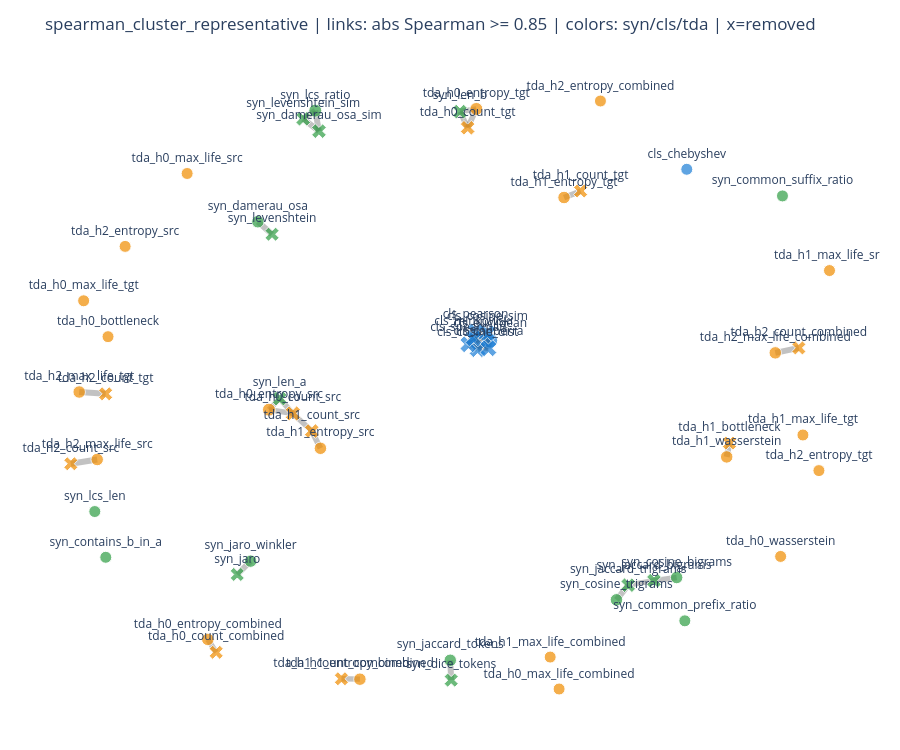

Notebook code for this chart:
### Markdown cell above
## 7. Methode E - Hierarchical clustering sur distance `1 - abs(Spearman)`

Principe: grouper les features correlees, puis garder dans chaque cluster la feature la plus pertinente selon MI avec le label.

### Code cell
def cluster_representatives(corr_df, relevance_df, threshold):
    features = list(corr_df.columns)
    dist = 1.0 - corr_df.abs().clip(0, 1)
    np.fill_diagonal(dist.values, 0.0)
    condensed = squareform(dist.values, checks=False)
    Z = linkage(condensed, method='average')
    # distance cutoff = 1 - corr threshold
    labels = fcluster(Z, t=1.0 - threshold, criterion='distance')
    rel = dict(zip(relevance_df['feature'], relevance_df['mi_target']))
    selected = []
    cluster_rows = []
    for cluster_id in sorted(set(labels)):
        members = [f for f, lab in zip(features, labels) if lab == cluster_id]
        best = sorted(members, key=lambda f: rel.get(f, 0.0), reverse=True)[0]
        selected.append(best)
        cluster_rows.append({'cluster_id': cluster_id, 'representative': best, 'n_members': len(members), 'members': ' | '.join(members)})
    selected = sorted(selected, key=lambda f: rel.get(f, 0.0), reverse=True)
    return selected, pd.DataFrame(cluster_rows).sort_values('n_members', ascending=False)

cluster_grid = []
cluster_details = {}
for th in CORR_THRESHOLDS:
    selected, details = cluster_representatives(spearman_corr, relevance_df, threshold=th)
    res = summarize_selection('spearman_cluster_representative', {'threshold': th, 'linkage': 'average'}, selected)
    all_results.append(res)
    cluster_details[th] = details
    cluster_grid.append({
        'threshold': th,
        'n_selected': res['n_selected'],
        'n_removed': res['n_removed'],
        'selected': ' | '.join(res['selected']),
    })

cluster_grid_df = pd.DataFrame(cluster_grid)
display(cluster_grid_df)

chosen_threshold = 0.85
display(cluster_details[chosen_threshold])
chosen = [r for r in all_results if r['method'] == 'spearman_cluster_representative' and r['hyperparams']['threshold'] == chosen_threshold][0]
summary, fam, indep, f1_summary, fold_eval, dataset_eval, edges = evaluate_and_display(chosen, graph_threshold=chosen_threshold)

### Figure 1 — Plotly figure (JSON) as saved in the notebook; plotly's stock layout.template omitted (floating-point values rounded to 4 significant figures)
{"data": [{"hoverinfo": "text", "line": {"color": "rgba(80,80,80,0.35)", "width": 5.775}, "mode": "lines", "showlegend": false, "text": "syn_jaro_winkler -- syn_jaro<br>abs Spearman=0.955", "type": "scatter", "x": [-0.4606, -0.4943, null], "y": [-0.5264, -0.5695, null]}, {"hoverinfo": "text", "line": {"color": "rgba(80,80,80,0.35)", "width": 5.588}, "mode": "lines", "showlegend": false, "text": "syn_cosine_bigrams -- syn_jaccard_bigrams<br>abs Spearman=0.918", "type": "scatter", "x": [0.6143, 0.557, null], "y": [-0.5794, -0.5896, null]}, {"hoverinfo": "text", "line": {"color": "rgba(80,80,80,0.35)", "width": 5.923}, "mode": "lines", "showlegend": false, "text": "syn_cosine_trigrams -- syn_jaccard_trigrams<br>abs Spearman=0.985", "type": "scatter", "x": [0.4625, 0.4922, null], "y": [-0.6516, -0.6043, null]}, {"hoverinfo": "text", "line": {"color": "rgba(80,80,80,0.35)", "width": 6.0}, "mode": "lines", "showlegend": false, "text": "cls_euclidean -- cls_cosine_sim<br>abs Spearman=1.000", "type": "scatter", "x": [0.1439, 0.1367, null], "y": [0.1871, 0.2112, null]}, {"hoverinfo": "text", "line": {"color": "rgba(80,80,80,0.35)", "width": 6.0}, "mode": "lines", "showlegend": false, "text": "cls_euclidean -- cls_cosine_dist<br>abs Spearman=1.000", "type": "scatter", "x": [0.1439, 0.1122, null], "y": [0.1871, 0.1595, null]}, {"hoverinfo": "text", "line": {"color": "rgba(80,80,80,0.35)", "width": 6.0}, "mode": "lines", "showlegend": false, "text": "cls_euclidean -- cls_pearson<br>abs Spearman=1.000", "type": "scatter", "x": [0.1439, 0.1069, null], "y": [0.1871, 0.2165, null]}, {"hoverinfo": "text", "line": {"color": "rgba(80,80,80,0.35)", "width": 5.962}, "mode": "lines", "showlegend": false, "text": "cls_euclidean -- cls_spearman<br>abs Spearman=0.992", "type": "scatter", "x": [0.1439, 0.08881, null], "y": [0.1871, 0.1753, null]}, {"hoverinfo": "text", "line": {"color": "rgba(80,80,80,0.35)", "width": 5.958}, "mode": "lines", "showlegend": false, "text": "cls_euclidean -- cls_minkowski<br>abs Spearman=0.992", "type": "scatter", "x": [0.1439, 0.102, null], "y": [0.1871, 0.1946, null]}, {"hoverinfo": "text", "line": {"color": "rgba(80,80,80,0.35)", "width": 5.67}, "mode": "lines", "showlegend": false, "text": "cls_euclidean -- cls_canberra<br>abs Spearman=0.934", "type": "scatter", "x": [0.1439, 0.1393, null], "y": [0.1871, 0.1623, null]}, {"hoverinfo": "text", "line": {"color": "rgba(80,80,80,0.35)", "width": 5.877}, "mode": "lines", "showlegend": false, "text": "syn_lcs_ratio -- syn_damerau_osa_sim<br>abs Spearman=0.975", "type": "scatter", "x": [-0.2975, -0.2881, null], "y": [0.9314, 0.8649, null]}, {"hoverinfo": "text", "line": {"color": "rgba(80,80,80,0.35)", "width": 5.873}, "mode": "lines", "showlegend": false, "text": "syn_lcs_ratio -- syn_levenshtein_sim<br>abs Spearman=0.975", "type": "scatter", "x": [-0.2975, -0.328, null], "y": [0.9314, 0.9051, null]}, {"hoverinfo": "text", "line": {"color": "rgba(80,80,80,0.35)", "width": 5.505}, "mode": "lines", "showlegend": false, "text": "tda_h0_entropy_combined -- tda_h0_count_combined<br>abs Spearman=0.901", "type": "scatter", "x": [-0.5686, -0.5474, null], "y": [-0.7797, -0.8214, null]}, {"hoverinfo": "text", "line": {"color": "rgba(80,80,80,0.35)", "width": 5.331}, "mode": "lines", "showlegend": false, "text": "tda_h1_entropy_combined -- tda_h1_count_combined<br>abs Spearman=0.866", "type": "scatter", "x": [-0.1849, -0.2315, null], "y": [-0.9084, -0.907, null]}, {"hoverinfo": "text", "line": {"color": "rgba(80,80,80,0.35)", "width": 6}, "mode": "lines", "showlegend": false, "text": "syn_jaccard_tokens -- syn_dice_tokens<br>abs Spearman=1.000", "type": "scatter", "x": [0.04307, 0.04547, null], "y": [-0.8472, -0.9115, null]}, {"hoverinfo": "text", "line": {"color": "rgba(80,80,80,0.35)", "width": 5.57}, "mode": "lines", "showlegend": false, "text": "tda_h0_entropy_tgt -- tda_h0_count_tgt<br>abs Spearman=0.914", "type": "scatter", "x": [0.1089, 0.08697, null], "y": [0.9368, 0.8759, null]}, {"hoverinfo": "text", "line": {"color": "rgba(80,80,80,0.35)", "width": 5.438}, "mode": "lines", "showlegend": false, "text": "tda_h0_entropy_tgt -- syn_len_b<br>abs Spearman=0.888", "type": "scatter", "x": [0.1089, 0.06752, null], "y": [0.9368, 0.9284, null]}, {"hoverinfo": "text", "line": {"color": "rgba(80,80,80,0.35)", "width": 6.0}, "mode": "lines", "showlegend": false, "text": "syn_damerau_osa -- syn_levenshtein<br>abs Spearman=1.000", "type": "scatter", "x": [-0.4423, -0.4065, null], "y": [0.5717, 0.5315, null]}, {"hoverinfo": "text", "line": {"color": "rgba(80,80,80,0.35)", "width": 5.986}, "mode": "lines", "showlegend": false, "text": "tda_h1_wasserstein -- tda_h1_bottleneck<br>abs Spearman=0.997", "type": "scatter", "x": [0.7406, 0.7475, null], "y": [-0.1892, -0.1443, null]}, {"hoverinfo": "text", "line": {"color": "rgba(80,80,80,0.35)", "width": 5.62}, "mode": "lines", "showlegend": false, "text": "tda_h1_entropy_tgt -- tda_h1_count_tgt<br>abs Spearman=0.924", "type": "scatter", "x": [0.3302, 0.372, null], "y": [0.6502, 0.6712, null]}, {"hoverinfo": "text", "line": {"color": "rgba(80,80,80,0.35)", "width": 5.435}, "mode": "lines", "showlegend": false, "text": "tda_h0_entropy_src -- tda_h0_count_src<br>abs Spearman=0.887", "type": "scatter", "x": [-0.4144, -0.354, null], "y": [-0.03628, -0.04864, null]}, {"hoverinfo": "text", "line": {"color": "rgba(80,80,80,0.35)", "width": 5.403}, "mode": "lines", "showlegend": false, "text": "tda_h0_entropy_src -- syn_len_a<br>abs Spearman=0.881", "type": "scatter", "x": [-0.4144, -0.3872, null], "y": [-0.03628, -0.0004783, null]}, {"hoverinfo": "text", "line": {"color": "rgba(80,80,80,0.35)", "width": 5.966}, "mode": "lines", "showlegend": false, "text": "tda_h2_max_life_combined -- tda_h2_count_combined<br>abs Spearman=0.993", "type": "scatter", "x": [0.8632, 0.9227, null], "y": [0.1475, 0.1635, null]}, {"hoverinfo": "text", "line": {"color": "rgba(80,80,80,0.35)", "width": 5.728}, "mode": "lines", "showlegend": false, "text": "tda_h1_entropy_src -- tda_h1_count_src<br>abs Spearman=0.946", "type": "scatter", "x": [-0.2845, -0.3064, null], "y": [-0.1612, -0.1053, null]}, {"hoverinfo": "text", "line": {"color": "rgba(80,80,80,0.35)", "width": 5.998}, "mode": "lines", "showlegend": false, "text": "tda_h2_max_life_tgt -- tda_h2_count_tgt<br>abs Spearman=1.000", "type": "scatter", "x": [-0.8931, -0.8265, null], "y": [0.02086, 0.01499, null]}, {"hoverinfo": "text", "line": {"color": "rgba(80,80,80,0.35)", "width": 5.991}, "mode": "lines", "showlegend": false, "text": "tda_h2_max_life_src -- tda_h2_count_src<br>abs Spearman=0.998", "type": "scatter", "x": [-0.8477, -0.9143, null], "y": [-0.1975, -0.2114, null]}, {"hoverinfo": "text", "line": {"color": "rgba(80,80,80,0.35)", "width": 5.491}, "mode": "lines", "showlegend": false, "text": "syn_len_a -- tda_h0_count_src<br>abs Spearman=0.898", "type": "scatter", "x": [-0.3872, -0.354, null], "y": [-0.0004783, -0.04864, null]}, {"hoverinfo": "text", "line": {"color": "rgba(80,80,80,0.35)", "width": 5.516}, "mode": "lines", "showlegend": false, "text": "syn_len_b -- tda_h0_count_tgt<br>abs Spearman=0.903", "type": "scatter", "x": [0.06752, 0.08697, null], "y": [0.9284, 0.8759, null]}, {"hoverinfo": "text", "line": {"color": "rgba(80,80,80,0.35)", "width": 5.999}, "mode": "lines", "showlegend": false, "text": "syn_levenshtein_sim -- syn_damerau_osa_sim<br>abs Spearman=1.000", "type": "scatter", "x": [-0.328, -0.2881, null], "y": [0.9051, 0.8649, null]}, {"hoverinfo": "text", "line": {"color": "rgba(80,80,80,0.35)", "width": 5.284}, "mode": "lines", "showlegend": false, "text": "syn_jaccard_bigrams -- syn_jaccard_trigrams<br>abs Spearman=0.857", "type": "scatter", "x": [0.557, 0.4922, null], "y": [-0.5896, -0.6043, null]}, {"hoverinfo": "text", "line": {"color": "rgba(80,80,80,0.35)", "width": 6}, "mode": "lines", "showlegend": false, "text": "cls_cosine_dist -- cls_cosine_sim<br>abs Spearman=1.000", "type": "scatter", "x": [0.1122, 0.1367, null], "y": [0.1595, 0.2112, null]}, {"hoverinfo": "text", "line": {"color": "rgba(80,80,80,0.35)", "width": 6.0}, "mode": "lines", "showlegend": false, "text": "cls_cosine_dist -- cls_pearson<br>abs Spearman=1.000", "type": "scatter", "x": [0.1122, 0.1069, null], "y": [0.1595, 0.2165, null]}, {"hoverinfo": "text", "line": {"color": "rgba(80,80,80,0.35)", "width": 5.961}, "mode": "lines", "showlegend": false, "text": "cls_cosine_dist -- cls_spearman<br>abs Spearman=0.992", "type": "scatter", "x": [0.1122, 0.08881, null], "y": [0.1595, 0.1753, null]}, {"hoverinfo": "text", "line": {"color": "rgba(80,80,80,0.35)", "width": 5.958}, "mode": "lines", "showlegend": false, "text": "cls_cosine_dist -- cls_minkowski<br>abs Spearman=0.992", "type": "scatter", "x": [0.1122, 0.102, null], "y": [0.1595, 0.1946, null]}, {"hoverinfo": "text", "line": {"color": "rgba(80,80,80,0.35)", "width": 5.67}, "mode": "lines", "showlegend": false, "text": "cls_cosine_dist -- cls_canberra<br>abs Spearman=0.934", "type": "scatter", "x": [0.1122, 0.1393, null], "y": [0.1595, 0.1623, null]}, {"hoverinfo": "text", "line": {"color": "rgba(80,80,80,0.35)", "width": 6.0}, "mode": "lines", "showlegend": false, "text": "cls_cosine_sim -- cls_pearson<br>abs Spearman=1.000", "type": "scatter", "x": [0.1367, 0.1069, null], "y": [0.2112, 0.2165, null]}, {"hoverinfo": "text", "line": {"color": "rgba(80,80,80,0.35)", "width": 5.961}, "mode": "lines", "showlegend": false, "text": "cls_cosine_sim -- cls_spearman<br>abs Spearman=0.992", "type": "scatter", "x": [0.1367, 0.08881, null], "y": [0.2112, 0.1753, null]}, {"hoverinfo": "text", "line": {"color": "rgba(80,80,80,0.35)", "width": 5.958}, "mode": "lines", "showlegend": false, "text": "cls_cosine_sim -- cls_minkowski<br>abs Spearman=0.992", "type": "scatter", "x": [0.1367, 0.102, null], "y": [0.2112, 0.1946, null]}, {"hoverinfo": "text", "line": {"color": "rgba(80,80,80,0.35)", "width": 5.67}, "mode": "lines", "showlegend": false, "text": "cls_cosine_sim -- cls_canberra<br>abs Spearman=0.934", "type": "scatter", "x": [0.1367, 0.1393, null], "y": [0.2112, 0.1623, null]}, {"hoverinfo": "text", "line": {"color": "rgba(80,80,80,0.35)", "width": 5.962}, "mode": "lines", "showlegend": false, "text": "cls_pearson -- cls_spearman<br>abs Spearman=0.992", "type": "scatter", "x": [0.1069, 0.08881, null], "y": [0.2165, 0.1753, null]}, {"hoverinfo": "text", "line": {"color": "rgba(80,80,80,0.35)", "width": 5.958}, "mode": "lines", "showlegend": false, "text": "cls_pearson -- cls_minkowski<br>abs Spearman=0.992", "type": "scatter", "x": [0.1069, 0.102, null], "y": [0.2165, 0.1946, null]}, {"hoverinfo": "text", "line": {"color": "rgba(80,80,80,0.35)", "width": 5.67}, "mode": "lines", "showlegend": false, "text": "cls_pearson -- cls_canberra<br>abs Spearman=0.934", "type": "scatter", "x": [0.1069, 0.1393, null], "y": [0.2165, 0.1623, null]}, {"hoverinfo": "text", "line": {"color": "rgba(80,80,80,0.35)", "width": 5.873}, "mode": "lines", "showlegend": false, "text": "cls_spearman -- cls_minkowski<br>abs Spearman=0.975", "type": "scatter", "x": [0.08881, 0.102, null], "y": [0.1753, 0.1946, null]}, {"hoverinfo": "text", "line": {"color": "rgba(80,80,80,0.35)", "width": 5.758}, "mode": "lines", "showlegend": false, "text": "cls_spearman -- cls_canberra<br>abs Spearman=0.952", "type": "scatter", "x": [0.08881, 0.1393, null], "y": [0.1753, 0.1623, null]}, {"hoverinfo": "text", "line": {"color": "rgba(80,80,80,0.35)", "width": 5.514}, "mode": "lines", "showlegend": false, "text": "cls_minkowski -- cls_canberra<br>abs Spearman=0.903", "type": "scatter", "x": [0.102, 0.1393, null], "y": [0.1946, 0.1623, null]}, {"hoverinfo": "text", "line": {"color": "rgba(80,80,80,0.35)", "width": 5.263}, "mode": "lines", "showlegend": false, "text": "tda_h0_count_src -- tda_h1_count_src<br>abs Spearman=0.853", "type": "scatter", "x": [-0.354, -0.3064, null], "y": [-0.04864, -0.1053, null]}, {"hoverinfo": "text", "hovertext": ["syn_jaro_winkler<br>family=syn<br>status=selected<br>degree=1", "syn_cosine_bigrams<br>family=syn<br>status=selected<br>degree=1", "syn_cosine_trigrams<br>family=syn<br>status=selected<br>degree=1", "cls_euclidean<br>family=cls<br>status=selected<br>degree=6", "cls_chebyshev<br>family=cls<br>status=selected<br>degree=0", "syn_lcs_ratio<br>family=syn<br>status=selected<br>degree=2", "tda_h0_wasserstein<br>family=tda<br>status=selected<br>degree=0", "tda_h0_entropy_combined<br>family=tda<br>status=selected<br>degree=1", "tda_h0_bottleneck<br>family=tda<br>status=selected<br>degree=0", "tda_h1_max_life_combined<br>family=tda<br>status=selected<br>degree=0", "tda_h1_entropy_combined<br>family=tda<br>status=selected<br>degree=1", "syn_jaccard_tokens<br>family=syn<br>status=selected<br>degree=1", "tda_h0_entropy_tgt<br>family=tda<br>status=selected<br>degree=2", "tda_h0_max_life_tgt<br>family=tda<br>status=selected<br>degree=0", "tda_h0_max_life_combined<br>family=tda<br>status=selected<br>degree=0", "syn_common_prefix_ratio<br>family=syn<br>status=selected<br>degree=0", "syn_damerau_osa<br>family=syn<br>status=selected<br>degree=1", "syn_common_suffix_ratio<br>family=syn<br>status=selected<br>degree=0", "tda_h1_wasserstein<br>family=tda<br>status=selected<br>degree=1", "tda_h1_max_life_tgt<br>family=tda<br>status=selected<br>degree=0", "syn_lcs_len<br>family=syn<br>status=selected<br>degree=0", "tda_h1_entropy_tgt<br>family=tda<br>status=selected<br>degree=1", "tda_h0_max_life_src<br>family=tda<br>status=selected<br>degree=0", "tda_h0_entropy_src<br>family=tda<br>status=selected<br>degree=2", "tda_h2_max_life_combined<br>family=tda<br>status=selected<br>degree=1", "tda_h1_max_life_src<br>family=tda<br>status=selected<br>degree=0", "tda_h1_entropy_src<br>family=tda<br>status=selected<br>degree=1", "tda_h2_entropy_combined<br>family=tda<br>status=selected<br>degree=0", "tda_h2_max_life_tgt<br>family=tda<br>status=selected<br>degree=1", "syn_contains_b_in_a<br>family=syn<br>status=selected<br>degree=0", "tda_h2_max_life_src<br>family=tda<br>status=selected<br>degree=1", "tda_h2_entropy_tgt<br>family=tda<br>status=selected<br>degree=0", "tda_h2_entropy_src<br>family=tda<br>status=selected<br>degree=0", "syn_len_a<br>family=syn<br>status=removed<br>degree=2", "syn_len_b<br>family=syn<br>status=removed<br>degree=2", "syn_levenshtein<br>family=syn<br>status=removed<br>degree=1", "syn_levenshtein_sim<br>family=syn<br>status=removed<br>degree=2", "syn_damerau_osa_sim<br>family=syn<br>status=removed<br>degree=2", "syn_dice_tokens<br>family=syn<br>status=removed<br>degree=1", "syn_jaccard_bigrams<br>family=syn<br>status=removed<br>degree=2", "syn_jaccard_trigrams<br>family=syn<br>status=removed<br>degree=2", "syn_jaro<br>family=syn<br>status=removed<br>degree=1", "cls_cosine_dist<br>family=cls<br>status=removed<br>degree=6", "cls_cosine_sim<br>family=cls<br>status=removed<br>degree=6", "cls_pearson<br>family=cls<br>status=removed<br>degree=6", "cls_spearman<br>family=cls<br>status=removed<br>degree=6", "cls_minkowski<br>family=cls<br>status=removed<br>degree=6", "cls_canberra<br>family=cls<br>status=removed<br>degree=6", "tda_h0_count_src<br>family=tda<br>status=removed<br>degree=3", "tda_h1_count_src<br>family=tda<br>status=removed<br>degree=2", "tda_h2_count_src<br>family=tda<br>status=removed<br>degree=1", "tda_h0_count_tgt<br>family=tda<br>status=removed<br>degree=2", "tda_h1_count_tgt<br>family=tda<br>status=removed<br>degree=1", "tda_h2_count_tgt<br>family=tda<br>status=removed<br>degree=1", "tda_h0_count_combined<br>family=tda<br>status=removed<br>degree=1", "tda_h1_count_combined<br>family=tda<br>status=removed<br>degree=1", "tda_h2_count_combined<br>family=tda<br>status=removed<br>degree=1", "tda_h1_bottleneck<br>family=tda<br>status=removed<br>degree=1"], "marker": {"color": ["#2f9e44", "#2f9e44", "#2f9e44", "#1c7ed6", "#1c7ed6", "#2f9e44", "#f08c00", "#f08c00", "#f08c00", "#f08c00", "#f08c00", "#2f9e44", "#f08c00", "#f08c00", "#f08c00", "#2f9e44", "#2f9e44", "#2f9e44", "#f08c00", "#f08c00", "#2f9e44", "#f08c00", "#f08c00", "#f08c00", "#f08c00", "#f08c00", "#f08c00", "#f08c00", "#f08c00", "#2f9e44", "#f08c00", "#f08c00", "#f08c00", "#2f9e44", "#2f9e44", "#2f9e44", "#2f9e44", "#2f9e44", "#2f9e44", "#2f9e44", "#2f9e44", "#2f9e44", "#1c7ed6", "#1c7ed6", "#1c7ed6", "#1c7ed6", "#1c7ed6", "#1c7ed6", "#f08c00", "#f08c00", "#f08c00", "#f08c00", "#f08c00", "#f08c00", "#f08c00", "#f08c00", "#f08c00", "#f08c00"], "line": {"color": "white", "width": 1}, "size": [12.5, 12.5, 12.5, 15, 12, 13, 12, 12.5, 12, 12, 12.5, 12.5, 13, 12, 12, 12, 12.5, 12, 12.5, 12, 12, 12.5, 12, 13, 12.5, 12, 12.5, 12, 12.5, 12, 12.5, 12, 12, 13, 13, 12.5, 13, 13, 12.5, 13, 13, 12.5, 15, 15, 15, 15, 15, 15, 13.5, 13, 12.5, 13, 12.5, 12.5, 12.5, 12.5, 12.5, 12.5], "symbol": ["circle", "circle", "circle", "circle", "circle", "circle", "circle", "circle", "circle", "circle", "circle", "circle", "circle", "circle", "circle", "circle", "circle", "circle", "circle", "circle", "circle", "circle", "circle", "circle", "circle", "circle", "circle", "circle", "circle", "circle", "circle", "circle", "circle", "x", "x", "x", "x", "x", "x", "x", "x", "x", "x", "x", "x", "x", "x", "x", "x", "x", "x", "x", "x", "x", "x", "x", "x", "x"]}, "mode": "markers+text", "showlegend": false, "text": ["syn_jaro_winkler", "syn_cosine_bigrams", "syn_cosine_trigrams", "cls_euclidean", "cls_chebyshev", "syn_lcs_ratio", "tda_h0_wasserstein", "tda_h0_entropy_combined", "tda_h0_bottleneck", "tda_h1_max_life_combined", "tda_h1_entropy_combined", "syn_jaccard_tokens", "tda_h0_entropy_tgt", "tda_h0_max_life_tgt", "tda_h0_max_life_combined", "syn_common_prefix_ratio", "syn_damerau_osa", "syn_common_suffix_ratio", "tda_h1_wasserstein", "tda_h1_max_life_tgt", "syn_lcs_len", "tda_h1_entropy_tgt", "tda_h0_max_life_src", "tda_h0_entropy_src", "tda_h2_max_life_combined", "tda_h1_max_life_src", "tda_h1_entropy_src", "tda_h2_entropy_combined", "tda_h2_max_life_tgt", "syn_contains_b_in_a", "tda_h2_max_life_src", "tda_h2_entropy_tgt", "tda_h2_entropy_src", "syn_len_a", "syn_len_b", "syn_levenshtein", "syn_levenshtein_sim", "syn_damerau_osa_sim", "syn_dice_tokens", "syn_jaccard_bigrams", "syn_jaccard_trigrams", "syn_jaro", "cls_cosine_dist", "cls_cosine_sim", "cls_pearson", "cls_spearman", "cls_minkowski", "cls_canberra", "tda_h0_count_src", "tda_h1_count_src", "tda_h2_count_src", "tda_h0_count_tgt", "tda_h1_count_tgt", "tda_h2_count_tgt", "tda_h0_count_combined", "tda_h1_count_combined", "tda_h2_count_combined", "tda_h1_bottleneck"], "textposition": "top center", "type": "scatter", "x": [-0.4606, 0.6143, 0.4625, 0.1439, 0.6399, -0.2975, 0.8767, -0.5686, -0.8204, 0.2952, -0.1849, 0.04307, 0.1089, -0.8819, 0.3177, 0.635, -0.4423, 0.8813, 0.7406, 0.933, -0.8538, 0.3302, -0.6208, -0.4144, 0.8632, 1, -0.2845, 0.422, -0.8931, -0.8261, -0.8477, 0.9733, -0.7773, -0.3872, 0.06752, -0.4065, -0.328, -0.2881, 0.04547, 0.557, 0.4922, -0.4943, 0.1122, 0.1367, 0.1069, 0.08881, 0.102, 0.1393, -0.354, -0.3064, -0.9143, 0.08697, 0.372, -0.8265, -0.5474, -0.2315, 0.9227, 0.7475], "y": [-0.5264, -0.5794, -0.6516, 0.1871, 0.7416, 0.9314, -0.5112, -0.7797, 0.1999, -0.8369, -0.9084, -0.8472, 0.9368, 0.3161, -0.9402, -0.7196, 0.5717, 0.6554, -0.1892, -0.1182, -0.3659, 0.6502, 0.728, -0.03628, 0.1475, 0.4139, -0.1612, 0.9626, 0.02086, -0.514, -0.1975, -0.2335, 0.4921, -0.0004783, 0.9284, 0.5315, 0.9051, 0.8649, -0.9115, -0.5896, -0.6043, -0.5695, 0.1595, 0.2112, 0.2165, 0.1753, 0.1946, 0.1623, -0.04864, -0.1053, -0.2114, 0.8759, 0.6712, 0.01499, -0.8214, -0.907, 0.1635, -0.1443]}], "layout": {"height": 750, "margin": {"b": 20, "l": 20, "r": 20, "t": 60}, "plot_bgcolor": "white", "title": {"text": "spearman_cluster_representative | links: abs Spearman >= 0.85 | colors: syn/cls/tda | x=removed"}, "xaxis": {"visible": false}, "yaxis": {"visible": false}}}
